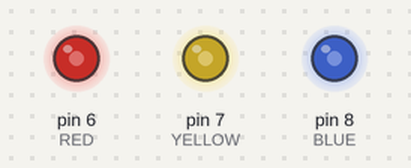
This sketch was run on a simulated Arduino Uno, built with avr-gcc and run on an emulated ATmega328P. Parts: output pins drawn as LEDs (lit = HIGH).

Above: at 0.3 s.
Timing chart, 0 to 1.8 s (numbered marks = the images above):
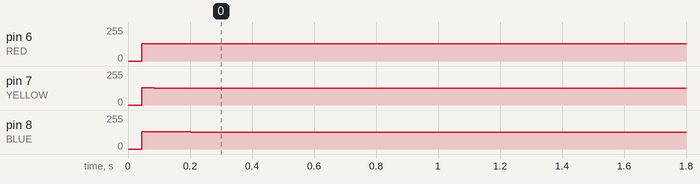

Measured:
- by itself, pin 6 (RED): 0/255 → 130/255 at 0.04 s
- by itself, pin 7 (YELLOW): 0/255 → 125/255 at 0.04 s
- by itself, pin 8 (BLUE): 0/255 → 131/255 at 0.04 s, → 125/255 0.16 s later

The sketch:

Programa1.ino
```cpp
#include <Arduino_FreeRTOS.h>

#define RED 6
#define YELLOW 7
#define BLUE 8

void setup() {
  xTaskCreate(redLedTask,"Red Led Task",128,NULL,1,NULL);
  xTaskCreate(yellowLedTask,"Yellow Led Task",128,NULL,2,NULL);
  xTaskCreate(blueLedTask,"Blue Led Task",128,NULL,2,NULL);


  pinMode(YELLOW,OUTPUT);
  pinMode(BLUE,OUTPUT);
}

void redLedTask()
{
  pinMode(RED,OUTPUT);
  while(1)
  {
      digitalWrite(RED,digitalRead(RED)^1);
      delay(1);
  }
}

void yellowLedTask()
{
  pinMode(YELLOW,OUTPUT);
  while(1)
  {
      digitalWrite(YELLOW,digitalRead(YELLOW)^1);
      delay(1);
  }
}

void blueLedTask()
{
  pinMode(BLUE,OUTPUT);
  while(1)
  {
      digitalWrite(BLUE,digitalRead(BLUE)^1);
      delay(1);
  }
}

void loop() {
}
```
